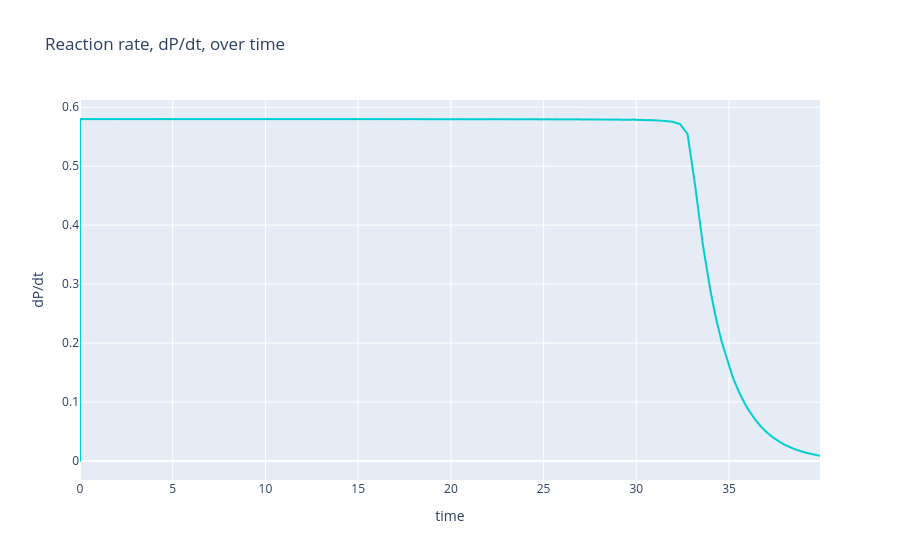

Source (notebook cell):
### Markdown cell above
Note that initially we were saving historical data at every simulation step, but later switched to every 10 steps

### Code cell
# Let's take a look at how the reaction rate varies with time
PlotlyHelper.plot_pandas(df=rates, 
                         title="Reaction rate, dP/dt, over time",
                         x_var="SYSTEM TIME", fields="rxn0_rate_2", 
                         x_label="time", y_label="dP/dt")

### Figure 1 — Plotly figure (JSON) as saved in the notebook; plotly's stock layout.template omitted (floating-point values rounded to 4 significant figures; data arrays with more than 128 entries replaced by an {"elided": "..."} marker saying what was removed)
{"data": [{"hovertemplate": "SYSTEM TIME=%{x}<br>rxn0_rate_2=%{y}<extra></extra>", "legendgroup": "", "line": {"color": "darkturquoise", "dash": "solid", "shape": "linear"}, "marker": {"symbol": "circle"}, "mode": "lines", "name": "", "showlegend": false, "type": "scattergl", "x": {"elided": "2167 float values"}, "xaxis": "x", "y": {"elided": "2167 float values"}, "yaxis": "y"}], "layout": {"autosize": true, "legend": {"tracegroupgap": 0}, "title": {"text": "Reaction rate, dP/dt, over time"}, "xaxis": {"anchor": "y", "autorange": true, "domain": [0, 1], "range": [0, 39.9], "title": {"text": "time"}, "type": "linear"}, "yaxis": {"anchor": "x", "autorange": true, "domain": [0, 1], "range": [-0.03222, 0.6122], "title": {"text": "dP/dt"}, "type": "linear"}}}
